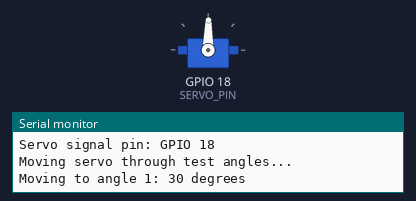
This sketch was run on a simulated ESP32. On the bench: servo, the last lines printed to the serial monitor.

Above: at 1.55 s.
At 4.65 s:
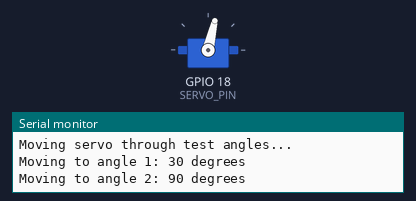
At 7.05 s:
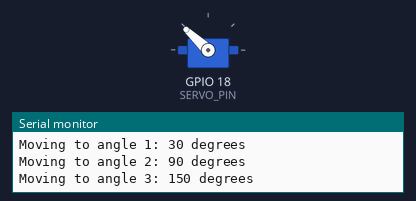
At 9.5 s:
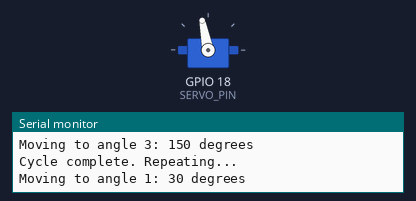
Timing chart, 0 to 12.1 s (numbered marks = the images above):
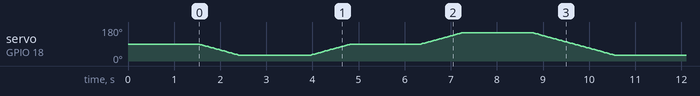

The sketch:

servo_test.ino
```cpp
/*
  =========================================================
  PHASE 7 - SERVO TEST PROGRAM
  AI-Based Smart Drainage Waste Detection and Automatic
  Segregation System

  PURPOSE:
  This is a simple, beginner-friendly test sketch to check
  that your servo motor and wiring are working correctly
  BEFORE connecting it to the full AI sorting system
  (esp32_servo_sorting.ino).

  It slowly moves the servo through three test angles:
    30 degrees
    90 degrees
    150 degrees
  with a delay between each position, so you can visually
  confirm the servo moves smoothly and to the correct spots.

  Upload THIS file first. Only move on to
  esp32_servo_sorting.ino once you are sure the servo
  moves correctly.
  =========================================================
*/

#include <ESP32Servo.h>

// ---------------------------------------------------------
// EASY-TO-EDIT SETTINGS
// ---------------------------------------------------------

// Change this if you wire the servo to a different GPIO pin
#define SERVO_PIN 18

// Test angles - edit these if you want to test different
// positions. These match the sorting angles used in
// esp32_servo_sorting.ino by default.
int TEST_ANGLE_1 = 30;   // e.g. Plastic position
int TEST_ANGLE_2 = 90;   // e.g. Organic position
int TEST_ANGLE_3 = 150;  // e.g. Metal position

// Delay (in milliseconds) the servo waits at each position
const int HOLD_DELAY_MS = 1500;

// How many degrees to step per move, and delay between
// steps, to make the motion slow and smooth instead of a
// sudden jump (gentler on the servo and easier to observe)
const int STEP_DEGREES = 1;
const int STEP_DELAY_MS = 15;

// ---------------------------------------------------------

Servo testServo;
int currentAngle = 90; // assumed starting position

// Moves the servo gradually from its current angle to a
// target angle, one degree at a time, instead of snapping
// instantly. This is easier on cheap servos and lets you
// see the motion clearly.
void moveServoSlowly(int targetAngle) {
  if (targetAngle > currentAngle) {
    for (int pos = currentAngle; pos <= targetAngle; pos += STEP_DEGREES) {
      testServo.write(pos);
      delay(STEP_DELAY_MS);
    }
  } else {
    for (int pos = currentAngle; pos >= targetAngle; pos -= STEP_DEGREES) {
      testServo.write(pos);
      delay(STEP_DELAY_MS);
    }
  }
  currentAngle = targetAngle;
}

void setup() {
  Serial.begin(115200);
  delay(500);

  Serial.println("=========================================");
  Serial.println("Phase 7 - Servo Test Program");
  Serial.println("=========================================");
  Serial.print("Servo signal pin: GPIO ");
  Serial.println(SERVO_PIN);
  Serial.println("Moving servo through test angles...");
  Serial.println();

  // Allow standard PWM timers to be used for the servo
  ESP32PWM::allocateTimer(0);

  testServo.setPeriodHertz(50); // standard 50Hz servo signal
  testServo.attach(SERVO_PIN, 500, 2400); // min/max pulse width in microseconds
                                           // (typical safe range for most hobby servos)

  // Move to a known starting position first
  testServo.write(currentAngle);
  delay(1000);
}

void loop() {
  Serial.print("Moving to angle 1: ");
  Serial.print(TEST_ANGLE_1);
  Serial.println(" degrees");
  moveServoSlowly(TEST_ANGLE_1);
  delay(HOLD_DELAY_MS);

  Serial.print("Moving to angle 2: ");
  Serial.print(TEST_ANGLE_2);
  Serial.println(" degrees");
  moveServoSlowly(TEST_ANGLE_2);
  delay(HOLD_DELAY_MS);

  Serial.print("Moving to angle 3: ");
  Serial.print(TEST_ANGLE_3);
  Serial.println(" degrees");
  moveServoSlowly(TEST_ANGLE_3);
  delay(HOLD_DELAY_MS);

  Serial.println("Cycle complete. Repeating...");
  Serial.println();
}
```
